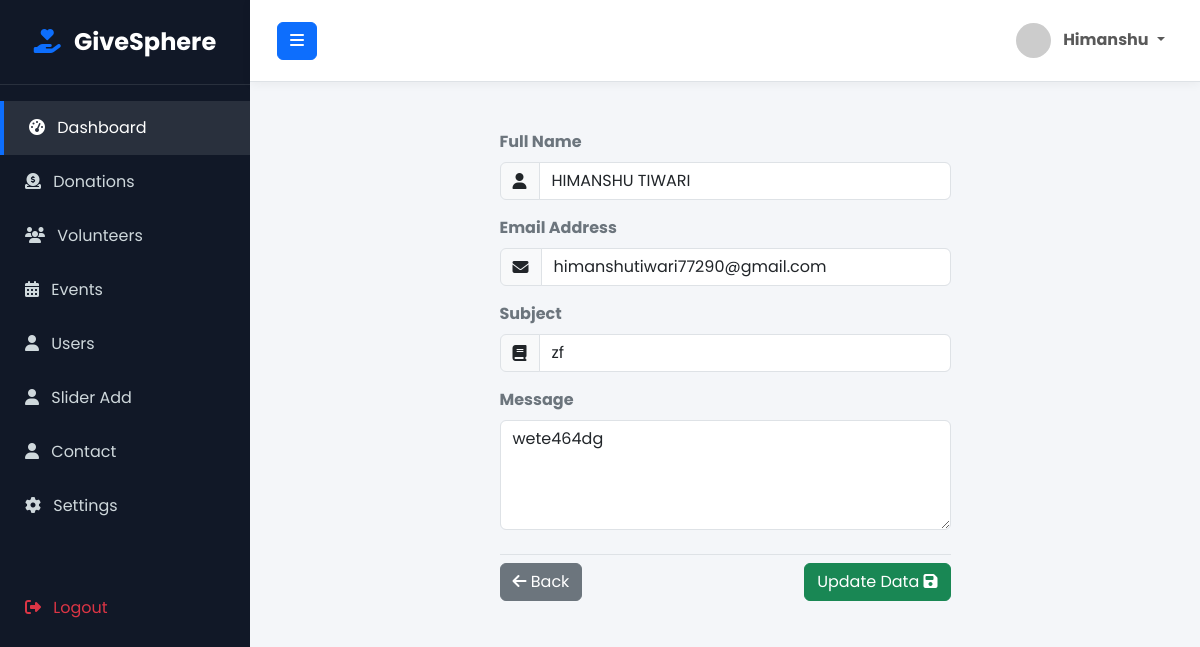
Page /ad/contact-update.php?id=2 (signed in) on the committed database.
### tables this page shows
CREATE TABLE `contact` (
  `id` int(30) NOT NULL,
  `name` varchar(299) NOT NULL,
  `email` varchar(200) NOT NULL,
  `subject` text NOT NULL,
  `message` text NOT NULL,
  `respons` int(11) DEFAULT NULL,
  `timestamp` timestamp NOT NULL DEFAULT current_timestamp()
);

### ad/contact-update.php (the view, shortened to what this page needs)
<?php
include 'layoutad/sidebar.php';
if(isset($_GET['id'])) {
    $id = $_GET['id'];
    $sql = "SELECT * FROM contact WHERE id = $id";
    $data = mysqli_query($con, $sql);
    $row = mysqli_fetch_assoc($data);
    $name    = $row['name'];
    $email   = $row['email'];
    $subject = $row['subject'];
    $message = $row['message'];
} else {
    header("Location: contactus.php");
    exit();
}
?>
<div class="container mt-5 mb-5">
    <div class="row justify-content-center">
        <div class="col-md-6">
            <form action="" method="POST">
                <div class="mb-3">
                    <label class="form-label fw-bold text-secondary">Full Name</label>
                    <div class="input-group">
                        <span class="input-group-text bg-light"><i class="fas fa-user"></i></span>
                        <input type="text" name="name" value="<?= $name; ?>" class="form-control" required>
                    </div>
                </div>
                <div class="mb-3">
                    <label class="form-label fw-bold text-secondary">Email Address</label>
                    <div class="input-group">
                        <span class="input-group-text bg-light"><i class="fas fa-envelope"></i></span>
                        <input type="email" name="email" value="<?= $email; ?>" class="form-control" required>
                    </div>
                </div>
                <div class="mb-3">
                    <label class="form-label fw-bold text-secondary">Subject</label>
                    <div class="input-group">
                        <span class="input-group-text bg-light"><i class="fas fa-book"></i></span>
                        <input type="text" name="subject" value="<?= $subject; ?>" class="form-control" required>
                    </div>
                </div>
                <div class="mb-3">
                    <label class="form-label fw-bold text-secondary">Message</label>
                    <textarea name="message" class="form-control" rows="4" required><?= $message; ?></textarea>
                </div>
                <div class="d-flex justify-content-between align-items-center mt-4 pt-2 border-top">
                    <a href="contactus.php" class="btn btn-secondary">
                        <i class="fas fa-arrow-left"></i> Back
                    </a>
                    <button type="submit" class="btn btn-success">
                        Update Data <i class="fas fa-save"></i>
                    </button>
                </div>
            </form>
        </div>
    </div>
</div>

### ad/style.css (style rules this page uses)
:root { --primary-color: #0d6efd; --secondary-color: #984caf; --bg-color: #f4f6f9; --sidebar-width: 250px; --sidebar-bg: #111827; --text-light: #cfd8dc; }
body { font-family: 'Poppins', sans-serif; background-color: var(--bg-color); overflow-x: hidden; margin: 0; padding: 0; }

### rows in the picture
contact: name "HIMANSHU TIWARI", email "himanshutiwari77290@gmail.com", subject "zf", message "wete464dg"
